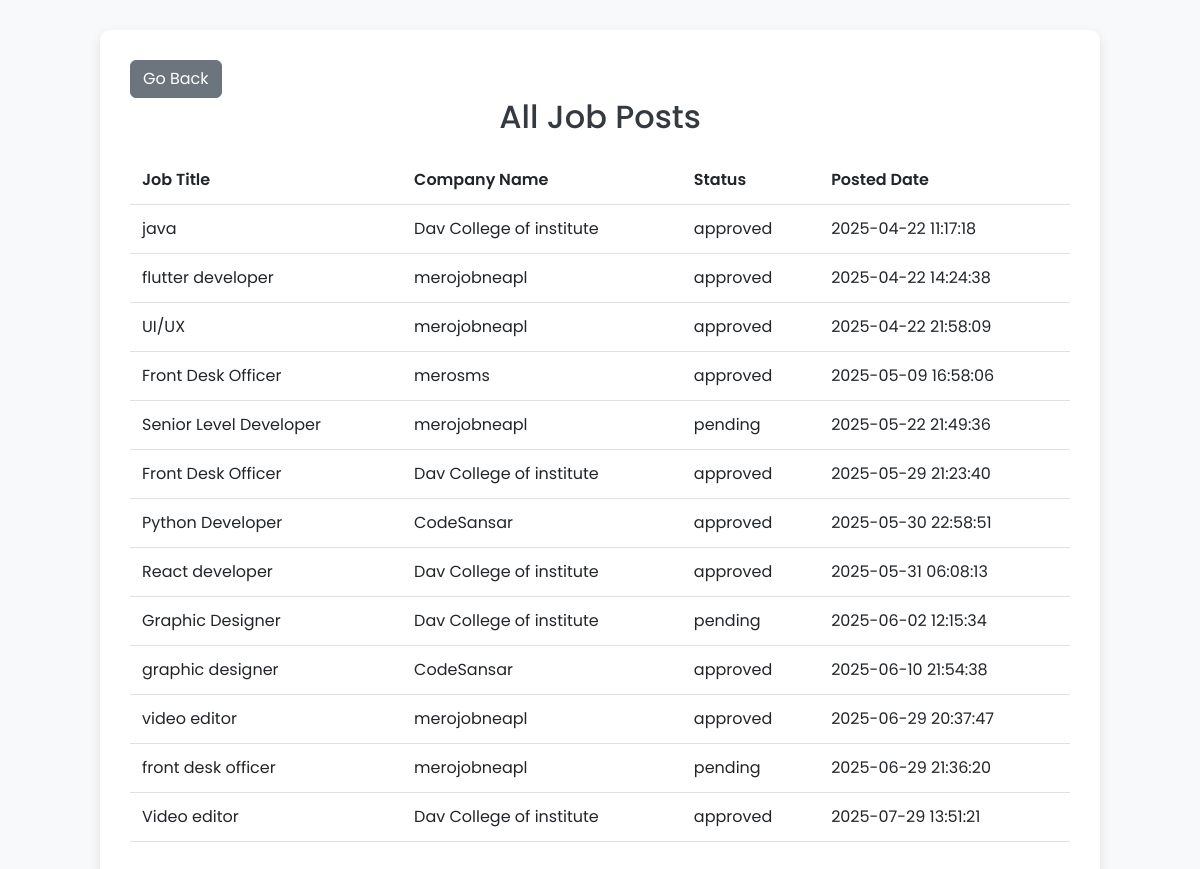
/admin/manage_messages.php, run on the app's committed database.
### tables this page shows
CREATE TABLE `jobs` (
  `id` int(11) NOT NULL,
  `title` varchar(100) NOT NULL,
  `description` text DEFAULT NULL,
  `category` varchar(100) DEFAULT NULL,
  `category_id` int(11) DEFAULT NULL,
  `company_id` int(11) DEFAULT NULL,
  `created_at` datetime DEFAULT current_timestamp(),
  `location` varchar(255) DEFAULT NULL,
  `status` enum('pending','approved','rejected') DEFAULT 'pending',
  `is_approved` tinyint(4) DEFAULT 0,
  `skills_required` text DEFAULT NULL,
  `applicants_required` int(11) NOT NULL DEFAULT 1,
  `start_date` date NOT NULL,
  `end_date` date NOT NULL
);

CREATE TABLE `companies` (
  `id` int(11) NOT NULL,
  `name` varchar(100) NOT NULL,
  `description` text DEFAULT NULL,
  `company_login_id` int(11) DEFAULT NULL,
  `location` varchar(255) NOT NULL,
  `category` varchar(100) DEFAULT NULL
);

### admin/manage_messages.php (the view, shortened to what this page needs)
<?php
require_once '../core/database.php';
$result = $conn->query("SELECT jobs.*, companies.name AS company_name
                        FROM jobs
                        JOIN companies ON jobs.company_id = companies.id");
?>
<!DOCTYPE html>
<html lang="en">
<head>
    <link rel="stylesheet" href="https://cdn.jsdelivr.net/npm/bootstrap@5.3.0/dist/css/bootstrap.min.css">
</head>
<body>
<div class="table-container">
     <a href="dashboard.php" class="btn btn-secondary go-back-btn">Go Back</a>
    <h2>All Job Posts</h2>
    <table class="table">
        <thead>
            <tr>
                <th>Job Title</th>
                <th>Company Name</th>
                <th>Status</th>
                <th>Posted Date</th>
            </tr>
        </thead>
        <tbody>
            <?php if ($result->num_rows > 0): ?>
                <?php while ($job = $result->fetch_assoc()) { ?>
                <tr>
                    <td><?= htmlspecialchars($job['title']) ?></td>
                    <td><?= htmlspecialchars($job['company_name']) ?></td>
                    <td><?= htmlspecialchars($job['status']) ?></td>
                    <td><?= htmlspecialchars($job['created_at']) ?></td>
                </tr>
                <?php } ?>
            <?php else: ?>
                <tr><td colspan="4">No job listings found.</td></tr>
            <?php endif; ?>
        </tbody>
    </table>
</div>
</body>
</html>

### admin/manage_messages.php (style rules this page uses)
body { background: #f8f9fa; font-family: 'Poppins', sans-serif; padding: 30px; }
.table-container { background: #fff; padding: 30px; border-radius: 10px; box-shadow: 0 4px 12px rgba(0, 0, 0, 0.1); max-width: 1000px; margin: auto; }
h2 { text-align: center; margin-bottom: 20px; color: #343a40; }
table.table { width: 100%; border-collapse: collapse; }
.table thead { background-color: #ff4e50; color: white; }
.table thead th { padding: 12px; text-align: left; font-weight: 600; }
.table tbody td { padding: 12px; border-bottom: 1px solid #dee2e6; }
.table tbody tr:nth-child(even) { background-color: #f2f2f2; }

### data on the page
jobs: title "java", company.name "Dav College of institute", status "approved", created_at "2025-04-22 11:17:18"
jobs: title "flutter developer", company.name "merojobneapl", status "approved", created_at "2025-04-22 14:24:38"
jobs: title "UI/UX", company.name "merojobneapl", status "approved", created_at "2025-04-22 21:58:09"
jobs: title "Front Desk Officer", company.name "merosms", status "approved", created_at "2025-05-09 16:58:06"
jobs: title "Senior Level Developer", company.name "merojobneapl", status "pending", created_at "2025-05-22 21:49:36"
jobs: title "Front Desk Officer", company.name "Dav College of institute", status "approved", created_at "2025-05-29 21:23:40"
jobs: title "Python Developer", company.name "CodeSansar", status "approved", created_at "2025-05-30 22:58:51"
jobs: title "React developer", company.name "Dav College of institute", status "approved", created_at "2025-05-31 06:08:13"
jobs: title "Graphic Designer", company.name "Dav College of institute", status "pending", created_at "2025-06-02 12:15:34"
jobs: title "graphic designer", company.name "CodeSansar", status "approved", created_at "2025-06-10 21:54:38"
jobs: title "video editor", company.name "merojobneapl", status "approved", created_at "2025-06-29 20:37:47"
jobs: title "front desk officer", company.name "merojobneapl", status "pending", created_at "2025-06-29 21:36:20"
jobs: title "Video editor", company.name "Dav College of institute", status "approved", created_at "2025-07-29 13:51:21"
